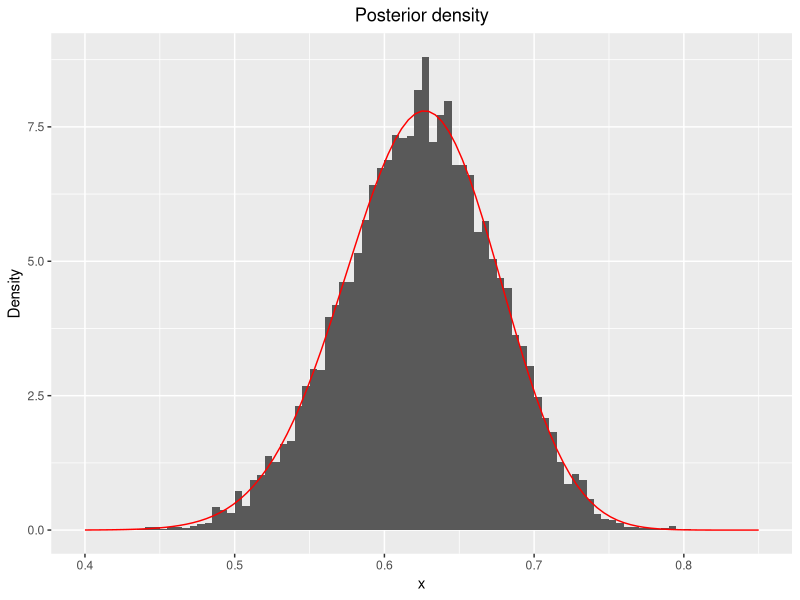

Reproduce this figure in R.
## ---- chunk 1
# f is the  posterior function to sample from, not normalized
# theta: parameter between 0 and 1, sampled from U(0,1)
# y: observed values
f <- function(theta, y) {
  return((2+theta)^y[1]*(1-theta)^(y[2]+y[3])*theta^y[4])
}

# f_normalized is the posterior function, normalized
f_normalized <- function(theta, y) {
  c = integrate(f,0,1,y)$value
  return(f(theta,y)/c)
}

# alpha finds the acceptance probability alpha
alpha <- function(theta, y) {
  max_f = optimize(f, interval = c(0,1), maximum = TRUE, y=y)
  c = max_f$objective
  return(f(theta, y)/c)
}

# rejection_d samples from the posterior by rejection sampling
# n: number of samples to generate
rejection_d <- function(y, n) {
  out = 1:n
  g = function() {return(runif(1))}
  
  for (i in 1:n) {
    finished = 0
    while(finished==0) {
      u = runif(1)
      theta = g()
      alpha = alpha(theta, y)
      if(u <= alpha) {
        out[i] = theta
        finished = 1
      }
    }
  }
  return(out)
}

y = c(125,18,20,34)
n = 10000

library(ggplot2)
samples_d1 <- rejection_d(y, n)
x <- seq(0,1,0.001)
data_d1 <- data.frame("samples_d1"=samples_d1)
ggplot(data=data_d1, aes(data_d1$samples_d1)) +
geom_histogram(aes(y=..density..), breaks = seq(0, 1, by = 0.005)) +theme(plot.title = element_text(hjust = 0.5))+
xlim(c(0.4,0.85)) + labs(title="Posterior density", x="x", y="Density") +
stat_function(fun = f_normalized, args = list(y), color = "red")
